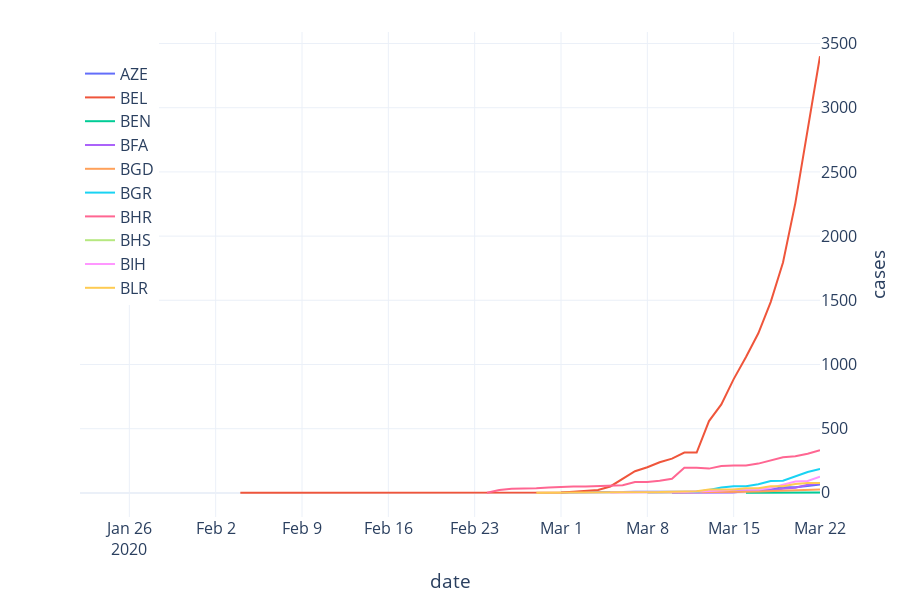

This figure's notebook cell:
### Code cell
plot_interactive_df(df_scrape.iloc[:, 10:20], "cases", " ")
